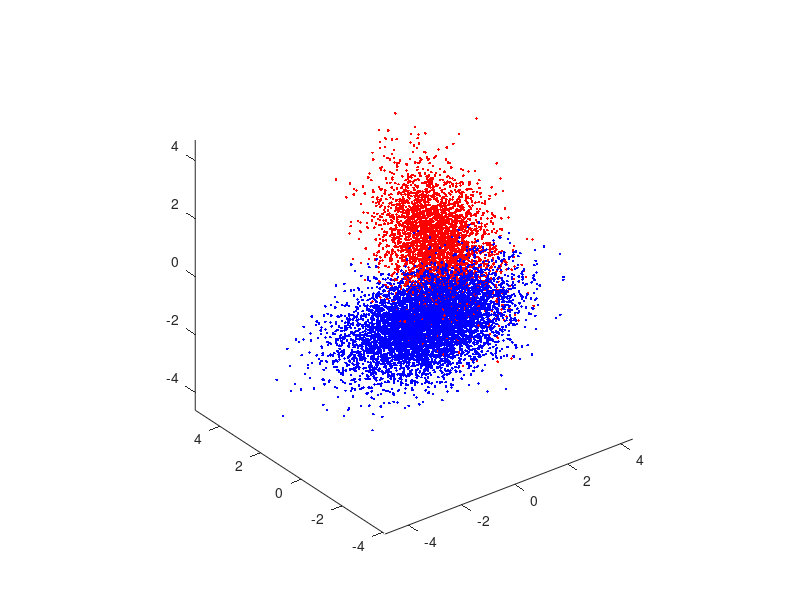
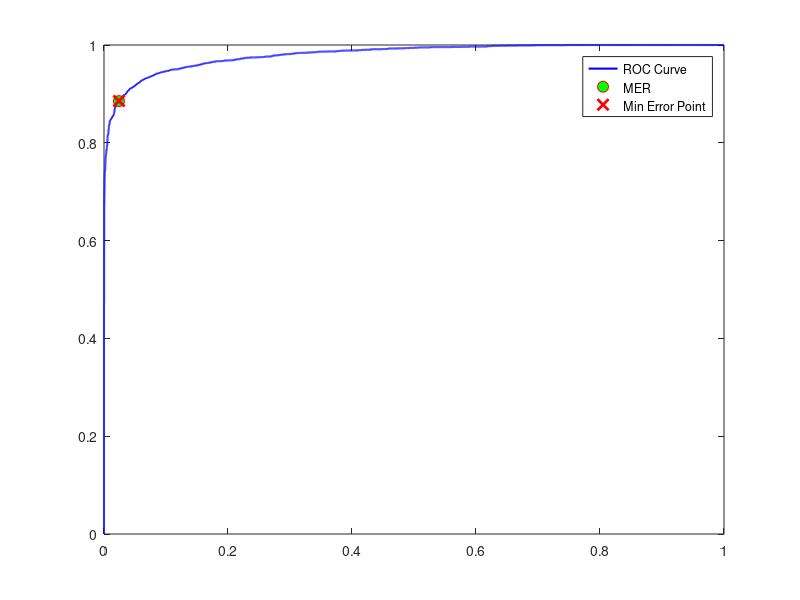

MATLAB code for these plots, in order:
clear all, close all,
N = 10000; p0 = 0.65; p1 = 0.35;
u = rand(1,N)>=p0; N0 = length(find(u==0)); N1 = length(find(u==1));
mu = [-1/2;-1/2;-1/2]; Sigma = [1,-0.5,0.3;-0.5,1,-0.5;0.3,-0.5,1];
r0 = mvnrnd(mu, Sigma, N0);
figure(1), plot3(r0(:,1),r0(:,2),r0(:,3),'b.'); axis equal, hold on,
mu = [1;1;1]; Sigma = [1,0.3,-0.2;0.3,1,0.3;-0.2,0.3,1];
r1 = mvnrnd(mu, Sigma, N1);
figure(1), plot3(r1(:,1),r1(:,2),r1(:,3),'r.'); axis equal, hold on,

%Create data matrix and Label vector
X = zeros(N,3);
L_true = u';%[zeros(N0, 1); ones(N1, 1)];


mu0 =  [-1/2;-1/2;-1/2];
Sigma0 = [1,-0.5,0.3;-0.5,1,-0.5;0.3,-0.5,1];
mu1 = [1;1;1];
Sigma1 = [1,0.3,-0.2;0.3,1,0.3;-0.2,0.3,1];


%L=0
Class0 = find(L_true == 0);
%L=1
Class1 = find(L_true == 1);

X(Class0, :) = r0;
X(Class1, :) = r1;

%Find mean vector and cov
P0 = mvnpdf(X, mu0', Sigma0); 
P1 = mvnpdf(X, mu1', Sigma1);
Lambda = P1 ./ P0;
%Thresholds
gamma_threshold = unique(sort(Lambda));
%For 0 --> infinity
gamma_threshold = [0; gamma_threshold; Inf];

TP = zeros(length(gamma_threshold), 1); %P(D=1|L=1)
FP = zeros(length(gamma_threshold), 1); %P(D=1|L=0)
%FN = zeros(length(gamma_thresholds), 1); %P(D=0|L=1)

%Iterate and find each true and false positive
for i = 1:length(gamma_threshold)
    gamma = gamma_threshold(i);
    D = (Lambda>gamma);

    True_Pos = sum(D(Class1));
    False_Pos = sum(D(Class0));

    TP(i) = True_Pos/N1;
    FP(i) = False_Pos/N0;
end

%Plot ROC
figure(2);
plot(FP, TP, 'b-', 'LineWidth',1.5); hold on;

%Plot Min Expected Risk
MER_point = p0/p1;
[~, MER] = min(abs(gamma_threshold - MER_point));
plot(FP(MER), TP(MER), 'ro', 'MarkerSize', 8, 'MarkerFaceColor', 'g'); hold on;

%Miss
P_miss = 1 - TP;

%Error Prob for every threshold value
P_error = FP .* p0 + P_miss .* p1;
[Min_error_value, min_error_index] = min(P_error);

Gamma_min_error = gamma_threshold(min_error_index);
TP_min_error = TP(min_error_index);
FP_min_error = FP(min_error_index);


plot(FP_min_error, TP_min_error, 'rx', 'MarkerSize',8, 'LineWidth',2); 
legend('ROC Curve', 'MER', 'Min Error Point');
hold off;

display(Gamma_min_error/(p0/p1));
display(Min_error_value);

